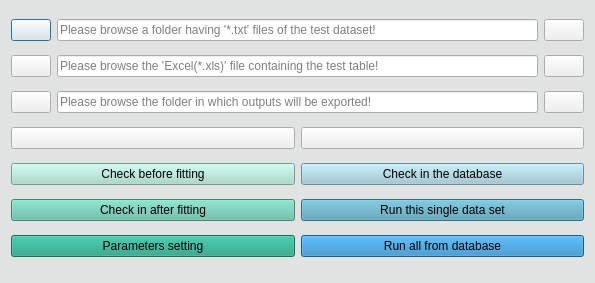
<?xml version="1.0" encoding="UTF-8"?>
<ui version="4.0">
 <class>Inputs</class>
 <widget class="QDialog" name="Inputs">
  <property name="geometry">
   <rect>
    <x>0</x>
    <y>0</y>
    <width>595</width>
    <height>283</height>
   </rect>
  </property>
  <property name="minimumSize">
   <size>
    <width>501</width>
    <height>240</height>
   </size>
  </property>
  <property name="maximumSize">
   <size>
    <width>901</width>
    <height>379</height>
   </size>
  </property>
  <property name="palette">
   <palette>
    <active>
     <colorrole role="Button">
      <brush brushstyle="SolidPattern">
       <color alpha="255">
        <red>225</red>
        <green>227</green>
        <blue>227</blue>
       </color>
      </brush>
     </colorrole>
     <colorrole role="Text">
      <brush brushstyle="SolidPattern">
       <color alpha="255">
        <red>0</red>
        <green>170</green>
        <blue>0</blue>
       </color>
      </brush>
     </colorrole>
     <colorrole role="ButtonText">
      <brush brushstyle="SolidPattern">
       <color alpha="255">
        <red>0</red>
        <green>0</green>
        <blue>127</blue>
       </color>
      </brush>
     </colorrole>
     <colorrole role="Base">
      <brush brushstyle="SolidPattern">
       <color alpha="255">
        <red>225</red>
        <green>227</green>
        <blue>227</blue>
       </color>
      </brush>
     </colorrole>
     <colorrole role="Window">
      <brush brushstyle="SolidPattern">
       <color alpha="255">
        <red>225</red>
        <green>227</green>
        <blue>227</blue>
       </color>
      </brush>
     </colorrole>
    </active>
    <inactive>
     <colorrole role="Button">
      <brush brushstyle="SolidPattern">
       <color alpha="255">
        <red>225</red>
        <green>227</green>
        <blue>227</blue>
       </color>
      </brush>
     </colorrole>
     <colorrole role="Text">
      <brush brushstyle="SolidPattern">
       <color alpha="255">
        <red>0</red>
        <green>170</green>
        <blue>0</blue>
       </color>
      </brush>
     </colorrole>
     <colorrole role="ButtonText">
      <brush brushstyle="SolidPattern">
       <color alpha="255">
        <red>0</red>
        <green>0</green>
        <blue>127</blue>
       </color>
      </brush>
     </colorrole>
     <colorrole role="Base">
      <brush brushstyle="SolidPattern">
       <color alpha="255">
        <red>225</red>
        <green>227</green>
        <blue>227</blue>
       </color>
      </brush>
     </colorrole>
     <colorrole role="Window">
      <brush brushstyle="SolidPattern">
       <color alpha="255">
        <red>225</red>
        <green>227</green>
        <blue>227</blue>
       </color>
      </brush>
     </colorrole>
    </inactive>
    <disabled>
     <colorrole role="Button">
      <brush brushstyle="SolidPattern">
       <color alpha="255">
        <red>225</red>
        <green>227</green>
        <blue>227</blue>
       </color>
      </brush>
     </colorrole>
     <colorrole role="Text">
      <brush brushstyle="SolidPattern">
       <color alpha="255">
        <red>120</red>
        <green>120</green>
        <blue>120</blue>
       </color>
      </brush>
     </colorrole>
     <colorrole role="ButtonText">
      <brush brushstyle="SolidPattern">
       <color alpha="255">
        <red>120</red>
        <green>120</green>
        <blue>120</blue>
       </color>
      </brush>
     </colorrole>
     <colorrole role="Base">
      <brush brushstyle="SolidPattern">
       <color alpha="255">
        <red>225</red>
        <green>227</green>
        <blue>227</blue>
       </color>
      </brush>
     </colorrole>
     <colorrole role="Window">
      <brush brushstyle="SolidPattern">
       <color alpha="255">
        <red>225</red>
        <green>227</green>
        <blue>227</blue>
       </color>
      </brush>
     </colorrole>
    </disabled>
   </palette>
  </property>
  <property name="focusPolicy">
   <enum>Qt::NoFocus</enum>
  </property>
  <property name="windowTitle">
   <string>Inputs</string>
  </property>
  <property name="windowIcon">
   <iconset>
    <normaloff>../icons/application-sidebar-list.png</normaloff>../icons/application-sidebar-list.png</iconset>
  </property>
  <property name="toolTip">
   <string/>
  </property>
  <property name="styleSheet">
   <string notr="true">QDialog{
	font: 8pt &quot;Frutiger LT Com 55 Roman&quot;;
background-color:rgb(225, 227, 227)
}
</string>
  </property>
  <property name="modal">
   <bool>false</bool>
  </property>
  <layout class="QGridLayout" name="gridLayout">
   <item row="0" column="0">
    <widget class="QPushButton" name="clear1">
     <property name="sizePolicy">
      <sizepolicy hsizetype="Fixed" vsizetype="Fixed">
       <horstretch>0</horstretch>
       <verstretch>0</verstretch>
      </sizepolicy>
     </property>
     <property name="toolTip">
      <string>&lt;html&gt;&lt;head/&gt;&lt;body&gt;&lt;p align=&quot;justify&quot;&gt;&lt;span style=&quot; font-size:7pt;&quot;&gt;Delete the path&lt;/span&gt;&lt;/p&gt;&lt;/body&gt;&lt;/html&gt;</string>
     </property>
     <property name="styleSheet">
      <string notr="true">QDialog{
	font: 8pt &quot;Frutiger LT Com 55 Roman&quot;;
background-color:rgb(225, 227, 227)
}
</string>
     </property>
     <property name="text">
      <string/>
     </property>
     <property name="icon">
      <iconset>
       <normaloff>../icons/eraser--pencil.png</normaloff>../icons/eraser--pencil.png</iconset>
     </property>
    </widget>
   </item>
   <item row="0" column="1" colspan="2">
    <widget class="QLineEdit" name="lineEdit1">
     <property name="toolTip">
      <string>&lt;!DOCTYPE HTML PUBLIC &quot;-//W3C//DTD HTML 4.0//EN&quot; &quot;http://www.w3.org/TR/REC-html40/strict.dtd&quot;&gt;
&lt;html&gt;&lt;head&gt;&lt;meta name=&quot;qrichtext&quot; content=&quot;1&quot; /&gt;&lt;style type=&quot;text/css&quot;&gt;
p, li { white-space: pre-wrap; }
&lt;/style&gt;&lt;/head&gt;&lt;body style=&quot; font-family:'MS Shell Dlg 2'; font-size:8pt; font-weight:400; font-style:normal;&quot;&gt;
&lt;p style=&quot; margin-top:12px; margin-bottom:12px; margin-left:0px; margin-right:0px; -qt-block-indent:0; text-indent:0px;&quot;&gt;&lt;span style=&quot;&lt;html&gt;&lt;head/&gt;&lt;body&gt;&lt;p align=&quot;justify&quot;&gt;&lt;span style=&quot; font-size:7pt;&quot;&gt;Enter the absolute path to the folder containing the raw data!&lt;/span&gt;&lt;/p&gt;&lt;/body&gt;&lt;/html&gt;</string>
     </property>
     <property name="styleSheet">
      <string notr="true">color: rgb(0, 0, 0);
font: 8pt &quot;Frutiger 55 Roman&quot;;</string>
     </property>
     <property name="inputMask">
      <string/>
     </property>
     <property name="text">
      <string/>
     </property>
     <property name="placeholderText">
      <string>Please browse a folder having '*.txt' files of the test dataset!</string>
     </property>
    </widget>
   </item>
   <item row="0" column="3">
    <widget class="QPushButton" name="browse1">
     <property name="sizePolicy">
      <sizepolicy hsizetype="Fixed" vsizetype="Fixed">
       <horstretch>0</horstretch>
       <verstretch>0</verstretch>
      </sizepolicy>
     </property>
     <property name="toolTip">
      <string>&lt;!DOCTYPE HTML PUBLIC &quot;-//W3C//DTD HTML 4.0//EN&quot; &quot;http://www.w3.org/TR/REC-html40/strict.dtd&quot;&gt;
&lt;html&gt;&lt;head&gt;&lt;meta name=&quot;qrichtext&quot; content=&quot;1&quot; /&gt;&lt;style type=&quot;text/css&quot;&gt;
p, li { white-space: pre-wrap; }
&lt;/style&gt;&lt;/head&gt;&lt;body style=&quot; font-family:'MS Shell Dlg 2'; font-size:8pt; font-weight:400; font-style:normal;&quot;&gt;
&lt;p align=&quot;justify&quot; style=&quot; margin-top:12px; margin-bottom:12px; margin-left:0px; margin-right:0px; -qt-block-indent:0; text-indent:0px;&quot;&gt;&lt;span style=&quot; font-size:7pt;&quot;&gt;Browse the folder containing the raw data!&lt;/span&gt;&lt;/p&gt;&lt;/body&gt;&lt;/html&gt;</string>
     </property>
     <property name="statusTip">
      <string/>
     </property>
     <property name="styleSheet">
      <string notr="true">QDialog{
	font: 8pt &quot;Frutiger LT Com 55 Roman&quot;;
background-color:rgb(225, 227, 227)
}
</string>
     </property>
     <property name="text">
      <string/>
     </property>
     <property name="icon">
      <iconset>
       <normaloff>../icons/inbox-document-text.png</normaloff>../icons/inbox-document-text.png</iconset>
     </property>
    </widget>
   </item>
   <item row="1" column="0">
    <widget class="QPushButton" name="clear2">
     <property name="toolTip">
      <string>&lt;html&gt;&lt;head/&gt;&lt;body&gt;&lt;p align=&quot;justify&quot;&gt;&lt;span style=&quot; font-size:7pt;&quot;&gt;Delete the path&lt;/span&gt;&lt;/p&gt;&lt;/body&gt;&lt;/html&gt;</string>
     </property>
     <property name="styleSheet">
      <string notr="true">QDialog{
	font: 8pt &quot;Frutiger LT Com 55 Roman&quot;;
background-color:rgb(225, 227, 227)
}
</string>
     </property>
     <property name="text">
      <string/>
     </property>
     <property name="icon">
      <iconset>
       <normaloff>../icons/eraser--pencil.png</normaloff>../icons/eraser--pencil.png</iconset>
     </property>
    </widget>
   </item>
   <item row="1" column="1" colspan="2">
    <widget class="QLineEdit" name="lineEdit2">
     <property name="toolTip">
      <string>&lt;!DOCTYPE HTML PUBLIC &quot;-//W3C//DTD HTML 4.0//EN&quot; &quot;http://www.w3.org/TR/REC-html40/strict.dtd&quot;&gt;
&lt;html&gt;&lt;head&gt;&lt;meta name=&quot;qrichtext&quot; content=&quot;1&quot; /&gt;&lt;style type=&quot;text/css&quot;&gt;
p, li { white-space: pre-wrap; }
&lt;/style&gt;&lt;/head&gt;&lt;body style=&quot; font-family:'MS Shell Dlg 2'; font-size:8pt; font-weight:400; font-style:normal;&quot;&gt;
&lt;p style=&quot; margin-top:12px; margin-bottom:12px; margin-left:0px; margin-right:0px; -qt-block-indent:0; text-indent:0px;&quot;&gt;&lt;span style=&quot;&lt;html&gt;&lt;head/&gt;&lt;body&gt;&lt;p align=&quot;justify&quot;&gt;&lt;span style=&quot; font-size:7pt;&quot;&gt;Enter the absolute path to the file containing the test table!&lt;/span&gt;&lt;/p&gt;&lt;/body&gt;&lt;/html&gt;</string>
     </property>
     <property name="styleSheet">
      <string notr="true">color: rgb(0, 0, 0);
font: 8pt &quot;Frutiger 55 Roman&quot;;</string>
     </property>
     <property name="inputMask">
      <string/>
     </property>
     <property name="text">
      <string/>
     </property>
     <property name="placeholderText">
      <string>Please browse the 'Excel(*.xls)' file containing the test table!</string>
     </property>
    </widget>
   </item>
   <item row="1" column="3">
    <widget class="QPushButton" name="browse2">
     <property name="toolTip">
      <string>&lt;html&gt;&lt;head/&gt;&lt;body&gt;&lt;p align=&quot;justify&quot;&gt;&lt;span style=&quot; font-size:7pt;&quot;&gt;Browse the file containing the test table!&lt;/span&gt;&lt;/p&gt;&lt;/body&gt;&lt;/html&gt;</string>
     </property>
     <property name="statusTip">
      <string/>
     </property>
     <property name="styleSheet">
      <string notr="true">QDialog{
	font: 8pt &quot;Frutiger LT Com 55 Roman&quot;;
background-color:rgb(225, 227, 227)
}
</string>
     </property>
     <property name="text">
      <string/>
     </property>
     <property name="icon">
      <iconset>
       <normaloff>../icons/inbox-table.png</normaloff>../icons/inbox-table.png</iconset>
     </property>
    </widget>
   </item>
   <item row="2" column="0">
    <widget class="QPushButton" name="clear3">
     <property name="toolTip">
      <string>&lt;html&gt;&lt;head/&gt;&lt;body&gt;&lt;p align=&quot;justify&quot;&gt;&lt;span style=&quot; font-size:7pt;&quot;&gt;Delete the path&lt;/span&gt;&lt;/p&gt;&lt;/body&gt;&lt;/html&gt;</string>
     </property>
     <property name="styleSheet">
      <string notr="true">QDialog{
	font: 8pt &quot;Frutiger LT Com 55 Roman&quot;;
background-color:rgb(225, 227, 227)
}
</string>
     </property>
     <property name="text">
      <string/>
     </property>
     <property name="icon">
      <iconset>
       <normaloff>../icons/eraser--pencil.png</normaloff>../icons/eraser--pencil.png</iconset>
     </property>
    </widget>
   </item>
   <item row="2" column="1" colspan="2">
    <widget class="QLineEdit" name="lineEdit3">
     <property name="toolTip">
      <string>&lt;!DOCTYPE HTML PUBLIC &quot;-//W3C//DTD HTML 4.0//EN&quot; &quot;http://www.w3.org/TR/REC-html40/strict.dtd&quot;&gt;
&lt;html&gt;&lt;head&gt;&lt;meta name=&quot;qrichtext&quot; content=&quot;1&quot; /&gt;&lt;style type=&quot;text/css&quot;&gt;
p, li { white-space: pre-wrap; }
&lt;/style&gt;&lt;/head&gt;&lt;body style=&quot; font-family:'MS Shell Dlg 2'; font-size:8pt; font-weight:400; font-style:normal;&quot;&gt;
&lt;p style=&quot; margin-top:12px; margin-bottom:12px; margin-left:0px; margin-right:0px; -qt-block-indent:0; text-indent:0px;&quot;&gt;&lt;span style=&quot;&lt;html&gt;&lt;head/&gt;&lt;body&gt;&lt;p align=&quot;justify&quot;&gt;&lt;span style=&quot; font-size:7pt;&quot;&gt;Enter the absolute path of the folder where the output excel file is exported!&lt;/span&gt;&lt;/p&gt;&lt;/body&gt;&lt;/html&gt;</string>
     </property>
     <property name="styleSheet">
      <string notr="true">color: rgb(0, 0, 0);
font: 8pt &quot;Frutiger 55 Roman&quot;;</string>
     </property>
     <property name="inputMask">
      <string/>
     </property>
     <property name="text">
      <string/>
     </property>
     <property name="placeholderText">
      <string>Please browse the folder in which outputs will be exported!</string>
     </property>
    </widget>
   </item>
   <item row="2" column="3">
    <widget class="QPushButton" name="browse3">
     <property name="toolTip">
      <string>&lt;html&gt;&lt;head/&gt;&lt;body&gt;&lt;p align=&quot;justify&quot;&gt;&lt;span style=&quot; font-size:7pt;&quot;&gt;Browse the folder where the output excel file is going to be exported!&lt;/span&gt;&lt;/p&gt;&lt;/body&gt;&lt;/html&gt;</string>
     </property>
     <property name="statusTip">
      <string/>
     </property>
     <property name="styleSheet">
      <string notr="true">QDialog{
	font: 8pt &quot;Frutiger LT Com 55 Roman&quot;;
background-color:rgb(225, 227, 227)
}
</string>
     </property>
     <property name="text">
      <string/>
     </property>
     <property name="icon">
      <iconset>
       <normaloff>../icons/inbox-document-text.png</normaloff>../icons/inbox-document-text.png</iconset>
     </property>
    </widget>
   </item>
   <item row="3" column="0" colspan="2">
    <widget class="QPushButton" name="validate">
     <property name="toolTip">
      <string>&lt;html&gt;&lt;head/&gt;&lt;body&gt;&lt;p align=&quot;justify&quot;&gt;&lt;span style=&quot; font-size:7pt;&quot;&gt;Validate the inputs to store it in memory!&lt;/span&gt;&lt;/p&gt;&lt;/body&gt;&lt;/html&gt;</string>
     </property>
     <property name="styleSheet">
      <string notr="true">QDialog{
	font: 8pt &quot;Frutiger LT Com 55 Roman&quot;;
background-color:rgb(225, 227, 227)
}
</string>
     </property>
     <property name="text">
      <string/>
     </property>
     <property name="icon">
      <iconset>
       <normaloff>../icons/tick.png</normaloff>../icons/tick.png</iconset>
     </property>
     <property name="checkable">
      <bool>false</bool>
     </property>
     <property name="default">
      <bool>false</bool>
     </property>
     <property name="flat">
      <bool>false</bool>
     </property>
    </widget>
   </item>
   <item row="3" column="2" colspan="2">
    <widget class="QPushButton" name="add">
     <property name="toolTip">
      <string>&lt;html&gt;&lt;head/&gt;&lt;body&gt;&lt;p align=&quot;justify&quot;&gt;&lt;span style=&quot; font-size:7pt;&quot;&gt;Add this specimen to the box in order to run it later!&lt;/span&gt;&lt;/p&gt;&lt;/body&gt;&lt;/html&gt;</string>
     </property>
     <property name="styleSheet">
      <string notr="true">QDialog{
	font: 8pt &quot;Frutiger LT Com 55 Roman&quot;;
background-color:rgb(225, 227, 227)
}
</string>
     </property>
     <property name="text">
      <string/>
     </property>
     <property name="icon">
      <iconset>
       <normaloff>../icons/plus.png</normaloff>../icons/plus.png</iconset>
     </property>
    </widget>
   </item>
   <item row="4" column="0" colspan="2">
    <widget class="QPushButton" name="check1">
     <property name="toolTip">
      <string>&lt;!DOCTYPE HTML PUBLIC &quot;-//W3C//DTD HTML 4.0//EN&quot; &quot;http://www.w3.org/TR/REC-html40/strict.dtd&quot;&gt;
&lt;html&gt;&lt;head&gt;&lt;meta name=&quot;qrichtext&quot; content=&quot;1&quot; /&gt;&lt;style type=&quot;text/css&quot;&gt;
p, li { white-space: pre-wrap; }
&lt;/style&gt;&lt;/head&gt;&lt;body style=&quot; font-family:'MS Shell Dlg 2'; font-size:8pt; font-weight:400; font-style:normal;&quot;&gt;
&lt;p style=&quot; margin-top:12px; margin-bottom:12px; margin-left:0px; margin-right:0px; -qt-block-indent:0; text-indent:0px;&quot;&gt;&lt;span style=&quot; font-size:7pt;&quot;&gt;Check the raw data 50% or 10% (in case test cycles are unknown) hysteresis before fitting!&lt;/span&gt;&lt;/p&gt;&lt;/body&gt;&lt;/html&gt;</string>
     </property>
     <property name="styleSheet">
      <string notr="true">background-color: rgb(162, 215, 203);
font: 8pt &quot;Frutiger 55 Roman&quot;;
</string>
     </property>
     <property name="text">
      <string>Check before fitting</string>
     </property>
     <property name="icon">
      <iconset>
       <normaloff>../icons/magnifier-zoom-actual.png</normaloff>../icons/magnifier-zoom-actual.png</iconset>
     </property>
    </widget>
   </item>
   <item row="4" column="2" colspan="2">
    <widget class="QPushButton" name="check4">
     <property name="toolTip">
      <string>&lt;!DOCTYPE HTML PUBLIC &quot;-//W3C//DTD HTML 4.0//EN&quot; &quot;http://www.w3.org/TR/REC-html40/strict.dtd&quot;&gt;
&lt;html&gt;&lt;head&gt;&lt;meta name=&quot;qrichtext&quot; content=&quot;1&quot; /&gt;&lt;style type=&quot;text/css&quot;&gt;
p, li { white-space: pre-wrap; }
&lt;/style&gt;&lt;/head&gt;&lt;body style=&quot; font-family:'MS Shell Dlg 2'; font-size:8pt; font-weight:400; font-style:normal;&quot;&gt;
&lt;p style=&quot; margin-top:12px; margin-bottom:12px; margin-left:0px; margin-right:0px; -qt-block-indent:0; text-indent:0px;&quot;&gt;&lt;span style=&quot; font-size:7pt;&quot;&gt;Check or remove the chosen files to be reduced in group! &lt;/span&gt;&lt;/p&gt;&lt;/body&gt;&lt;/html&gt;</string>
     </property>
     <property name="styleSheet">
      <string notr="true">font: 8pt &quot;Frutiger LT Com 55 Roman&quot;;
background-color: rgb(153, 197, 211);

</string>
     </property>
     <property name="text">
      <string>Check in the database</string>
     </property>
     <property name="icon">
      <iconset>
       <normaloff>../icons/block--minus.png</normaloff>../icons/block--minus.png</iconset>
     </property>
    </widget>
   </item>
   <item row="5" column="0" colspan="2">
    <widget class="QPushButton" name="check2">
     <property name="toolTip">
      <string>&lt;!DOCTYPE HTML PUBLIC &quot;-//W3C//DTD HTML 4.0//EN&quot; &quot;http://www.w3.org/TR/REC-html40/strict.dtd&quot;&gt;
&lt;html&gt;&lt;head&gt;&lt;meta name=&quot;qrichtext&quot; content=&quot;1&quot; /&gt;&lt;style type=&quot;text/css&quot;&gt;
p, li { white-space: pre-wrap; }
&lt;/style&gt;&lt;/head&gt;&lt;body style=&quot; font-family:'MS Shell Dlg 2'; font-size:8pt; font-weight:400; font-style:normal;&quot;&gt;
&lt;p align=&quot;justify&quot; style=&quot; margin-top:12px; margin-bottom:12px; margin-left:0px; margin-right:0px; -qt-block-indent:0; text-indent:0px;&quot;&gt;&lt;span style=&quot; font-size:7pt;&quot;&gt;Check the reduced 50% or 10% (in case test cycles are unknown) hysteresis after fitting!&lt;/span&gt;&lt;/p&gt;&lt;/body&gt;&lt;/html&gt;</string>
     </property>
     <property name="styleSheet">
      <string notr="true">font: 8pt &quot;Frutiger LT Com 55 Roman&quot;;
background-color: rgb(92, 186, 164);

</string>
     </property>
     <property name="text">
      <string>Check in after fitting</string>
     </property>
     <property name="icon">
      <iconset>
       <normaloff>../icons/magnifier-zoom-in.png</normaloff>../icons/magnifier-zoom-in.png</iconset>
     </property>
    </widget>
   </item>
   <item row="5" column="2" colspan="2">
    <widget class="QPushButton" name="run_datareduction">
     <property name="toolTip">
      <string>&lt;!DOCTYPE HTML PUBLIC &quot;-//W3C//DTD HTML 4.0//EN&quot; &quot;http://www.w3.org/TR/REC-html40/strict.dtd&quot;&gt;
&lt;html&gt;&lt;head&gt;&lt;meta name=&quot;qrichtext&quot; content=&quot;1&quot; /&gt;&lt;style type=&quot;text/css&quot;&gt;
p, li { white-space: pre-wrap; }
&lt;/style&gt;&lt;/head&gt;&lt;body style=&quot; font-family:'MS Shell Dlg 2'; font-size:8pt; font-weight:400; font-style:normal;&quot;&gt;
&lt;p style=&quot; margin-top:12px; margin-bottom:12px; margin-left:0px; margin-right:0px; -qt-block-indent:0; text-indent:0px;&quot;&gt;&lt;span style=&quot; font-size:7pt;&quot;&gt;Run the current validated test data set! &lt;/span&gt;&lt;/p&gt;&lt;/body&gt;&lt;/html&gt;</string>
     </property>
     <property name="styleSheet">
      <string notr="true">font: 8pt &quot;Frutiger LT Com 55 Roman&quot;;
background-color: rgb(76, 153, 178);

</string>
     </property>
     <property name="text">
      <string>Run this single data set</string>
     </property>
     <property name="icon">
      <iconset>
       <normaloff>../icons/system-monitor.png</normaloff>../icons/system-monitor.png</iconset>
     </property>
    </widget>
   </item>
   <item row="6" column="0" colspan="2">
    <widget class="QPushButton" name="check3">
     <property name="toolTip">
      <string>&lt;!DOCTYPE HTML PUBLIC &quot;-//W3C//DTD HTML 4.0//EN&quot; &quot;http://www.w3.org/TR/REC-html40/strict.dtd&quot;&gt;
&lt;html&gt;&lt;head&gt;&lt;meta name=&quot;qrichtext&quot; content=&quot;1&quot; /&gt;&lt;style type=&quot;text/css&quot;&gt;
p, li { white-space: pre-wrap; }
&lt;/style&gt;&lt;/head&gt;&lt;body style=&quot; font-family:'MS Shell Dlg 2'; font-size:8pt; font-weight:400; font-style:normal;&quot;&gt;
&lt;p align=&quot;justify&quot; style=&quot; margin-top:12px; margin-bottom:12px; margin-left:0px; margin-right:0px; -qt-block-indent:0; text-indent:0px;&quot;&gt;&lt;span style=&quot; font-size:7pt;&quot;&gt;Check or modify the programm default parameters !&lt;/span&gt;&lt;/p&gt;&lt;/body&gt;&lt;/html&gt;</string>
     </property>
     <property name="styleSheet">
      <string notr="true">font: 8pt &quot;Frutiger LT Com 55 Roman&quot;;
background-color: rgb(23, 156, 125);

</string>
     </property>
     <property name="text">
      <string>Parameters setting</string>
     </property>
     <property name="icon">
      <iconset>
       <normaloff>../icons/table.png</normaloff>../icons/table.png</iconset>
     </property>
    </widget>
   </item>
   <item row="6" column="2" colspan="2">
    <widget class="QPushButton" name="run_datareduction_all">
     <property name="toolTip">
      <string>&lt;!DOCTYPE HTML PUBLIC &quot;-//W3C//DTD HTML 4.0//EN&quot; &quot;http://www.w3.org/TR/REC-html40/strict.dtd&quot;&gt;
&lt;html&gt;&lt;head&gt;&lt;meta name=&quot;qrichtext&quot; content=&quot;1&quot; /&gt;&lt;style type=&quot;text/css&quot;&gt;
p, li { white-space: pre-wrap; }
&lt;/style&gt;&lt;/head&gt;&lt;body style=&quot; font-family:'MS Shell Dlg 2'; font-size:8pt; font-weight:400; font-style:normal;&quot;&gt;
&lt;p style=&quot; margin-top:12px; margin-bottom:12px; margin-left:0px; margin-right:0px; -qt-block-indent:0; text-indent:0px;&quot;&gt;&lt;span style=&quot; font-size:7pt;&quot;&gt;Run the full data set in the box! &lt;/span&gt;&lt;/p&gt;&lt;/body&gt;&lt;/html&gt;</string>
     </property>
     <property name="styleSheet">
      <string notr="true">font: 8pt &quot;Frutiger LT Com 55 Roman&quot;;
background-color: rgba(31, 130, 192);


</string>
     </property>
     <property name="text">
      <string>Run all from database</string>
     </property>
     <property name="icon">
      <iconset>
       <normaloff>../icons/applications-stack.png</normaloff>../icons/applications-stack.png</iconset>
     </property>
    </widget>
   </item>
  </layout>
 </widget>
 <resources/>
 <connections>
  <connection>
   <sender>clear1</sender>
   <signal>clicked()</signal>
   <receiver>lineEdit1</receiver>
   <slot>clear()</slot>
   <hints>
    <hint type="sourcelabel">
     <x>38</x>
     <y>36</y>
    </hint>
    <hint type="destinationlabel">
     <x>269</x>
     <y>34</y>
    </hint>
   </hints>
  </connection>
  <connection>
   <sender>clear2</sender>
   <signal>clicked()</signal>
   <receiver>lineEdit2</receiver>
   <slot>clear()</slot>
   <hints>
    <hint type="sourcelabel">
     <x>24</x>
     <y>54</y>
    </hint>
    <hint type="destinationlabel">
     <x>245</x>
     <y>54</y>
    </hint>
   </hints>
  </connection>
  <connection>
   <sender>clear3</sender>
   <signal>clicked()</signal>
   <receiver>lineEdit3</receiver>
   <slot>clear()</slot>
   <hints>
    <hint type="sourcelabel">
     <x>24</x>
     <y>84</y>
    </hint>
    <hint type="destinationlabel">
     <x>245</x>
     <y>84</y>
    </hint>
   </hints>
  </connection>
 </connections>
</ui>
